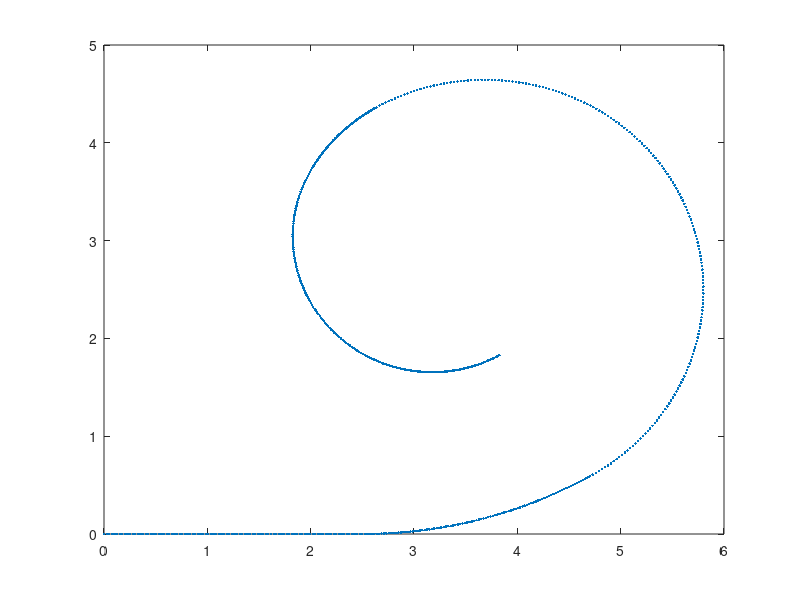

Recreate this plot in MATLAB. (Note: this script raises an error after producing the figure.)
% This gives the inlay geometry for TB01Lv01
% Written by: N. Suzaly
% Created on: 2019-07-05
%
% Erweiterung v2: Die Krümmung wird mit DERSELBEN Methode wie in
% kruemung_jinhan_v2_luca.m berechnet (kubische Least-Squares-Spline durch
% die Kurvenpunkte + analytische Krümmung aus den Spline-Ableitungen).
% Zusätzlich wird die EXAKTE mittlere Krümmung der Geometrie ausgegeben
% (Kreisbögen: kappa = 1/r, Gerade: kappa = 0). Der exakte Wert in 1/mm ist
% die Referenzlinie kappaInlay in kruemung_jinhan_v2_luca.m; der Spline-Wert
% zeigt, wie nah die Spline-Methode bei diesem Maßstab an die Geometrie kommt.

clear all;
close all;
clc;

% [x,y]-coordinates for specified points in the inlay geometry. Coordinates
% obtained from Inventor
p0 = [0,0];
p1 = [2.5,0];
p2 = [4.7,0.589];
p3 = [5.505,3.595];
p4 = [2.637, 4.363];
p5 = [2.014, 3.741];
p6 = [2.527, 1.829];
p7 = [3.827, 1.829];

p = [p0;p1;p2;p3;p4;p5;p6;p7];

r = [4.4, 2.2 , 2.1, 1.7, 1.4, 1.3]';  % specified radius for the six arcs

% [x,y]-coordinates of the center of the six arcs. Coordinates obtained
% from Inventor
C1 = [2.5, 4.4];
C2 = [3.6,2.495];
C3 = [3.687, 2.545];
C4 = [3.487, 2.891];
C5 = [3.227, 3.041];
C6 = [3.177, 2.955];

C = [C1;C2;C3;C4;C5;C6];

% specified angles [rad] for the six arcs
rad1 = pi/6;
rad2 = pi/2;
rad3 = pi/2;
rad4 = pi/6;
rad5 = pi/2;
rad6 = pi/3;

rad = [rad1;rad2;rad3;rad4;rad5;rad6];

pts = 100;
d = [];
c = [];
a = [];
b= [];
t = [];
lxc = nan(pts, length(r));
lyc = nan(pts, length(r));

% Draw arcs
for n = 2:length(p)-1

    d(:,n-1) = norm(p(n+1,:)'-p(n,:)');  % r has to be larger than d/2
    c(n-1,:) = (p(n+1,:)'+p(n,:)')/2 + sqrt(r(n-1)^2-d(n-1)^2/4)/d(n-1)*[0,-1;1,0]*(p(n+1,:)'-p(n,:)');
    a(:,n-1) = atan2(p(n,2)-c(n-1,2),p(n,1)-c(n-1,1));
    b(:,n-1) = atan2(p(n+1,2)-c(n-1,2),p(n+1,1)-c(n-1,1));
    b(:,n-1) = mod(b(n-1)-a(n-1),2*pi)+a(n-1);
    t(:,n-1) = linspace(a(n-1),b(n-1),pts);
    lxc(:,n-1) = c(n-1,1) + r(n-1)*cos(t(:,n-1));
    lyc(:,n-1) = c(n-1,2) + r(n-1)*sin(t(:,n-1));

end
lx1= linspace(0,2.5,pts)';  %initial line before first arc
ly1= linspace(0,0,pts)';

lx = [lx1;lxc(:,1);lxc(:,2);lxc(:,3);lxc(:,4);lxc(:,5);lxc(:,6)];
ly = [ly1;lyc(:,1);lyc(:,2);lyc(:,3);lyc(:,4);lyc(:,5);lyc(:,6)];

inlay = [lx,ly];

xlswrite('inlayGeometry100.xls',inlay);  %import x,y-coordinates of inlay geometry into excel file

figure;
plot(lx,ly,'.')


%% Mittlere Krümmung per Least-Squares-Spline (Methode wie kruemung_jinhan_v2_luca.m)
% Parameter IDENTISCH zu kruemung_jinhan_v2_luca.m halten, sonst sind die
% Werte nicht vergleichbar!
knotSpacing = 40;    % Knotenabstand der Spline [px]
nParamIter  = 3;     % Fußpunkt-Iterationen (orthogonaler Abstand)
Neval       = 200;   % Auswertepunkte entlang der Spline

% Pixel pro mm des Videos (aus Kalibrierung). 1 = keine Umrechnung.
% WICHTIG: echten Kalibrierwert eintragen! Krümmung ist 1/Länge und skaliert
% mit dem Maßstab; außerdem ist knotSpacing in px angegeben -> ohne richtigen
% Maßstab glättet die Spline die Inlay-Geometrie falsch stark.
pxPerMm = 19.7;

% Geometrie in den Pixel-Maßstab des Videos bringen (mm -> px)
X = lx(:) * pxPerMm;
Y = ly(:) * pxPerMm;

% Bogenlänge als Kurvenparameter (Analogon zur Geodät-Distanz d im Video).
% Doppelte Punkte an Bogenübergängen -> unique entfernt sie.
s_arc = [0; cumsum(hypot(diff(X), diff(Y)))];
[s_arc, iu] = unique(s_arc);
X = X(iu);  Y = Y(iu);

if s_arc(end) < 4*knotSpacing
    warning(['Inlay-Länge (%.1f px) ist nur %.1f x knotSpacing - die Spline ' ...
             'glättet die Bögen stark. Ist pxPerMm (= %g) richtig gesetzt?'], ...
        s_arc(end), s_arc(end)/knotSpacing, pxPerMm);
end

[ppx, ppy, fitRMS] = fitSplineLSQ(s_arc, X, Y, knotSpacing, nParamIter);
s = linspace(ppx.breaks(1), ppx.breaks(end), Neval);
[xs, ys, kappa] = splineCurvature(ppx, ppy, s);

meanKappa = mean(kappa, 'omitnan');   % mittlere Krümmung Spline [1/px]

%% Exakte Krümmung der Geometrie (zum Vergleich)
% Gerade: kappa = 0; Bogen i: kappa = 1/r_i über die Bogenlänge r_i*(b_i-a_i).
arcAngle = (b - a).';                              % tatsächliche Bogenwinkel [rad]
segLen   = [2.5; r .* arcAngle] * pxPerMm;         % Segmentlängen [px]
segKappa = [0; 1 ./ r] / pxPerMm;                  % Segmentkrümmungen [1/px]
meanKappaExact = sum(segKappa .* segLen) / sum(segLen);

% --- Ausgabe ---
fprintf('\nInlay-Krümmung (Methode wie kruemung_jinhan_v2_luca.m, Maßstab %.4f px/mm):\n', pxPerMm);
fprintf('  knotSpacing = %g px, Spline-Fit RMS = %.4f px\n', knotSpacing, fitRMS);
fprintf('Mittlere Krümmung Spline:            %.4f 1/px = %.4f 1/mm\n', meanKappa, meanKappa*pxPerMm);
fprintf('Mittlere Krümmung exakt (Geometrie): %.4f 1/px = %.4f 1/mm  (= kappaInlay in kruemung_jinhan_v2_luca.m)\n', ...
    meanKappaExact, meanKappaExact*pxPerMm);

% --- Länge des Inlays (exakt aus der Geometrie) ---
segLen_mm = segLen / pxPerMm;                      % Segmentlängen [mm]
fprintf('\nLänge des Inlays (exakt aus der Geometrie):\n');
fprintf('  %-22s: %7.3f mm\n', 'Gerade Einlaufstrecke', segLen_mm(1));
for i = 1:numel(r)
    fprintf('  %-22s: %7.3f mm\n', sprintf('Bogen %d (r = %.1f mm)', i, r(i)), segLen_mm(i+1));
end
fprintf('  %-22s: %7.3f mm\n', sprintf('Summe der %d Bögen', numel(r)), sum(segLen_mm(2:end)));
fprintf('  %-22s: %7.3f mm (= %.1f px)\n', 'GESAMTLÄNGE', sum(segLen_mm), sum(segLen));

% --- Spline im Geometrie-Plot (in mm-Koordinaten für die Anzeige) ---
hold on;
plot(xs/pxPerMm, ys/pxPerMm, 'r-', 'LineWidth', 1.5);
axis equal; grid on;
title(sprintf('Inlay: mittlere Krümmung = %.4f 1/px  (%.4f px/mm)', ...
    meanKappa, pxPerMm));
legend('Geometrie', 'Least-Squares-Spline', 'Location', 'best');
hold off;

% --- Krümmungsverlauf: Spline vs. exakt ---
figure;
stairs([0; cumsum(segLen)], [segKappa; segKappa(end)], 'k-', 'LineWidth', 1.5);
hold on;
plot(s, kappa, 'r-', 'LineWidth', 1.5);
xlabel('Bogenlänge [px]');
ylabel('Krümmung [1/px]');
title('Krümmungsverlauf Inlay');
legend('exakt (1/r)', sprintf('Spline (knotSpacing = %g px)', knotSpacing), 'Location', 'best');
grid on;
hold off;


%% Lokale Funktionen (IDENTISCH zu kruemung_jinhan_v2_luca.m halten!)

% Kubische Least-Squares-Spline durch die Kurvenpunkte
% Parametrische Kurve S(t) = [Sx(t), Sy(t)], t = Bogenlänge [px].
% Knoten gleichmäßig im Abstand ~knotSpacing. Die Koeffizienten werden so
% bestimmt, dass sum_i |P_i - S(t_i)|^2 minimal ist (lineares Least Squares).
% Mit nParamIter > 0 wird t_i danach jeweils auf den Fußpunkt (nächster
% Punkt der Spline zu P_i) korrigiert und neu gefittet -> minimiert den
% orthogonalen Abstand der Punkte zur Kurve.
function [ppx, ppy, rms] = fitSplineLSQ(t, x, y, knotSpacing, nParamIter)
    t = t(:); x = x(:); y = y(:);

    nKnots = max(4, round((t(end) - t(1)) / knotSpacing) + 1);
    nKnots = min(nKnots, numel(t));          % nie mehr Knoten als Datenpunkte
    knots  = linspace(t(1), t(end), nKnots);

    % Basis: Spalte j = kubische Spline (not-a-knot), die in Knoten j den
    % Wert 1 und in allen anderen Knoten 0 hat. Da spline() linear in den
    % Knotenwerten ist, gilt S(t) = B(t) * c  ->  c = B \ x (Least Squares).
    ppBasis = spline(knots, eye(nKnots));

    for it = 0:nParamIter
        B   = reshape(ppval(ppBasis, t.'), nKnots, []).';   % numel(t) x nKnots
        ppx = spline(knots, (B \ x).');
        ppy = spline(knots, (B \ y).');

        ex = x - ppval(ppx, t);
        ey = y - ppval(ppy, t);
        if it == nParamIter
            break
        end

        % Fußpunkt-Korrektur (Gauss-Newton-Schritt auf |P_i - S(t_i)|^2)
        dx = ppval(ppDeriv(ppx), t);
        dy = ppval(ppDeriv(ppy), t);
        t  = t + (ex.*dx + ey.*dy) ./ (dx.^2 + dy.^2);
        t  = min(max(t, knots(1)), knots(end));
    end

    rms = sqrt(mean(ex.^2 + ey.^2));
end


% Spline auswerten + Krümmung aus exakten Ableitungen
function [xs, ys, kappa] = splineCurvature(ppx, ppy, s)
    ppdx = ppDeriv(ppx);  ppddx = ppDeriv(ppdx);
    ppdy = ppDeriv(ppy);  ppddy = ppDeriv(ppdy);

    xs  = ppval(ppx, s);    ys  = ppval(ppy, s);
    dx  = ppval(ppdx, s);   dy  = ppval(ppdy, s);
    ddx = ppval(ppddx, s);  ddy = ppval(ppddy, s);

    kappa = abs(dx.*ddy - dy.*ddx) ./ (dx.^2 + dy.^2).^(1.5);
end


% Exakte Ableitung einer stückweisen Polynomfunktion (pp-Form)
function dpp = ppDeriv(pp)
    [breaks, coefs, ~, order, dim] = unmkpp(pp);
    dcoefs = coefs(:, 1:order-1) .* (order-1:-1:1);
    dpp = mkpp(breaks, dcoefs, dim);
end
